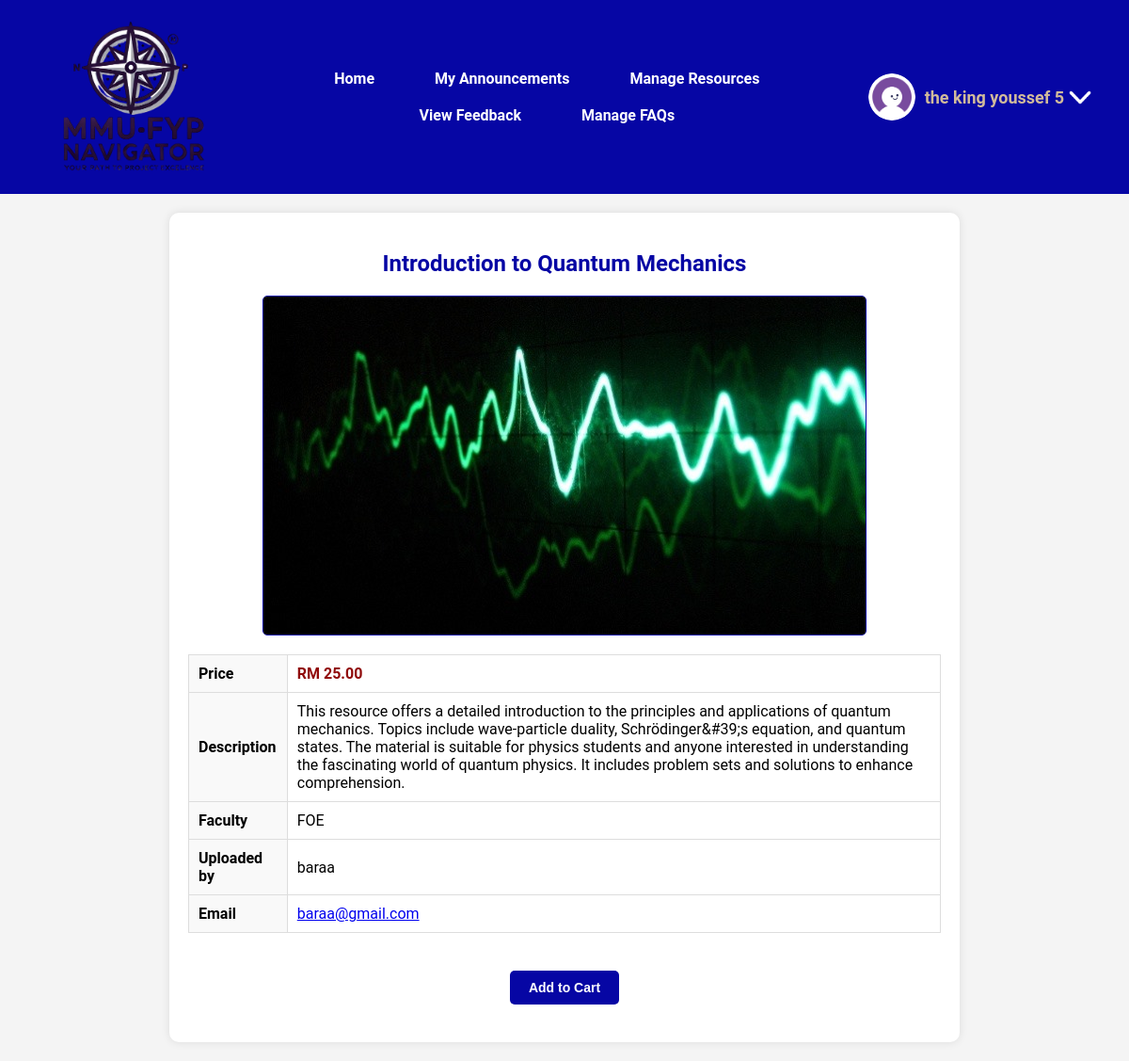
The page /resource_detail.php?id=30 (signed in) on the database its author committed.
### tables this page shows
CREATE TABLE `resources` (
  `resource_id` int(11) NOT NULL,
  `user_id` int(11) DEFAULT NULL,
  `title` varchar(255) NOT NULL,
  `description` text DEFAULT NULL,
  `file_path` varchar(255) DEFAULT NULL,
  `pending_acceptance` tinyint(1) DEFAULT 1,
  `faculty_id` int(11) DEFAULT NULL,
  `created_at` timestamp NOT NULL DEFAULT current_timestamp(),
  `price` decimal(10,2) NOT NULL DEFAULT 0.00,
  `cover_picture` varchar(255) DEFAULT NULL
);

CREATE TABLE `faculties` (
  `faculty_id` int(11) NOT NULL,
  `faculty_name` varchar(100) NOT NULL
);

CREATE TABLE `users` (
  `user_id` int(11) NOT NULL,
  `username` varchar(50) NOT NULL,
  `password` varchar(255) NOT NULL,
  `email` varchar(100) NOT NULL,
  `profile_picture` varchar(255) DEFAULT NULL,
  `is_admin` tinyint(1) DEFAULT 0,
  `created_at` timestamp NOT NULL DEFAULT current_timestamp()
);

### resource_detail.php (the view, shortened to what this page needs)
<?php
require 'db.php';
$resource_id = isset($_GET['id']) ? intval($_GET['id']) : 0;
$stmt = $pdo->prepare("SELECT r.title, r.description, r.price, r.cover_picture, r.faculty_id, u.username, u.email FROM Resources r JOIN Users u ON r.user_id = u.user_id WHERE r.resource_id = ? AND r.pending_acceptance = 0");
$stmt->execute([$resource_id]);
$resource = $stmt->fetch();
$stmt = $pdo->prepare("SELECT faculty_name FROM Faculties WHERE faculty_id = ?");
$stmt->execute([$resource['faculty_id']]);
$faculty = $stmt->fetch();
$in_cart = false;
if (isset($_SESSION['user_id'])) {
    $user_id = $_SESSION['user_id'];
    $cart_check = $pdo->prepare("SELECT * FROM Cart WHERE user_id = ? AND resource_id = ?");
    $cart_check->execute([$user_id, $resource_id]);
    $in_cart = $cart_check->rowCount() > 0;
}
?>
<!DOCTYPE html>
<html lang="en">
<head>
    <link rel="stylesheet" href="css/style.css">
    <link rel="stylesheet" href="css/resource_detail.css">
</head>
<body>
    <?php include 'header.php'; ?>
    <div class="resource-detail">
        <h2><?php echo htmlspecialchars($resource['title']); ?></h2>
        <img src="<?php echo htmlspecialchars($resource['cover_picture']); ?>" alt="Cover Picture" class="cover-picture">
        <table class="details-table">
            <tr>
                <th>Price</th>
                <td class="price">RM <?php echo number_format($resource['price'], 2); ?></td>
            </tr>
            <tr>
                <th>Description</th>
                <td><?php echo nl2br(htmlspecialchars($resource['description'])); ?></td>
            </tr>
            <tr>
                <th>Faculty</th>
                <td><?php echo htmlspecialchars($faculty['faculty_name']); ?></td>
            </tr>
            <tr>
                <th>Uploaded by</th>
                <td><?php echo htmlspecialchars($resource['username']); ?></td>
            </tr>
            <tr>
                <th>Email</th>
                <td><a href="mailto:<?php echo htmlspecialchars($resource['email']); ?>"><?php echo htmlspecialchars($resource['email']); ?></a></td>
            </tr>
        </table>
        <form method="post" action="">
            <button type="submit" name="add_to_cart" class="btn" <?php echo $in_cart ? 'disabled' : ''; ?>>
                <?php echo $in_cart ? 'Added to Cart' : 'Add to Cart'; ?>
            </button>
        </form>
    </div>
</body>
</html>

### css/style.css (style rules this page uses)
button, .btn, .btn-table, .btn-cancel, .btn-cancel-table { text-decoration: none; }
body { font-family: 'Roboto', sans-serif; margin: 0; padding: 0; background-color: #f4f4f4; }
h1, h2, h3 { text-align: center; color: #4A148C; font-weight: bold; }
.btn { background: #0606a4; color: #fff; padding: 10px 20px; border: none; border-radius: 5px; cursor: pointer; transition: background 0.3s, box-shadow 0.3s; display: block; margin: 20px auto 0; font-weight: bold; font-size: 14px; text-align: center; }

### css/resource_detail.css (style rules this page uses)
.resource-detail { text-align: center; margin: 20px auto; padding: 20px; border-radius: 10px; background: #fff; box-shadow: 0 0 10px rgba(0, 0, 0, 0.1); max-width: 800px; display: flex; flex-direction: column; align-items: center; }
h1, h2 { text-align: center; color: #0606a4; margin-bottom: 20px; }
.resource-detail h2 { margin-bottom: 20px; font-size: 24px; }
.resource-detail .cover-picture { max-width: 100%; height: auto; border-radius: 5px; border: 1px solid #0606a4; margin-bottom: 20px; }
.details-table { width: 100%; border-collapse: collapse; margin-bottom: 20px; }
.details-table th, .details-table td { border: 1px solid #ddd; padding: 10px; text-align: left; }
.details-table th { background-color: #f9f9f9; font-weight: bold; }
.details-table .price { color: #900909; font-weight: bold; }
.btn { background: #0606a4; color: #fff; padding: 10px 20px; border: none; border-radius: 5px; cursor: pointer; transition: background 0.3s, box-shadow 0.3s; display: block; margin: 20px auto; font-weight: bold; font-size: 14px; text-align: center; }

### css/header.css (style rules this page uses)
body { font-family: 'Roboto', sans-serif; margin: 0; padding: 0; background-color: #f4f4f4; }

### rows shown on the page
resources: title "Introduction to Quantum Mechanics", cover_picture (picture), price "25.00", description "This resource offers a detailed introduction to the principles and applications of quantum mechanics. Topics include wave-particle duality, Schrödinger&#39;s equation, and quantum states. The material is suitable for physics students and anyone interested in understanding the fascinating world of quantum physics. It includes problem sets and solutions to enhance comprehension.", user.username "baraa", user.email "baraa@gmail.com"
faculties: faculty_name "FOE"

### other values the page prints
$_SESSION['username'] "the king youssef 5"
